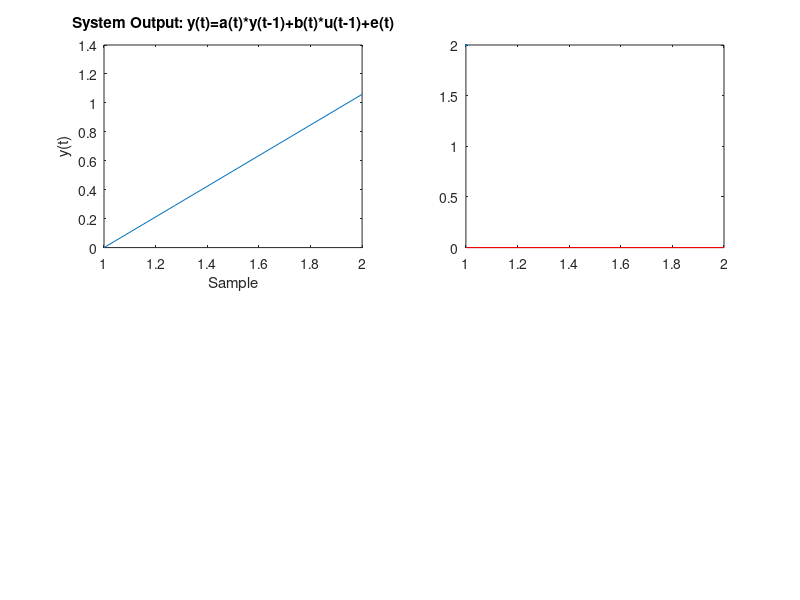

The MATLAB script that drew this image: (Note: this script raises an error after producing the figure.)
clc,clear all,close all
% Kalman Filter Based System Identification
% Written By: Rasit
% Date: 21-Jul-2024
%% ARX Model: y(t)=a(t)*y(t-1)+b(t)*u(t-1)+e(t)
true_a = 0.5;
true_b = 0.7;
e_t = .1*randn;   % Output Noise
NoD = 100;
u = randn(NoD, 1);  % Random Input Signal 
y = zeros(NoD, 1);  % System Response


theta = zeros(3,NoD);  % Kalman States
P = 1e3*eye(3);    % Estimation Noise Cov Matrix
Q = 1e1*eye(3);    % Process Noice Cov Matrix
R = 1e-1;          % Measurement Noise Cov Matrix
theta_hat = [0 0 0]';

figure('units', 'normalized', 'outerposition', [0 0 1 1], 'color', 'w')
for t = 2:NoD
    y(t) = true_a*y(t-1)+true_b*u(t-1)+e_t;  % System Response

    if t > 50    % Time Varying Parameters
        true_a = 1;
        true_b = 1.4;
    end
    phi = [y(t-1); u(t-1); 1];            % Regressor Matrix

    % Prediction
    theta_hat = theta_hat;
    P = P+Q;

    % Correction
    K = P*phi/(phi'*P*phi+R);    % Kalman Gain
    S = y(t)-(phi'*theta_hat);   % Innovation
    theta_hat = theta_hat+K*S;
    P = (eye(size(theta,1))-K*phi')*P;
    theta(:, t) = theta_hat;

    clf
    subplot(221)
    plot(1:t,y(1:t))
    title("System Output: y(t)=a(t)*y(t-1)+b(t)*u(t-1)+e(t)")
    xlabel('Sample'),ylabel('y(t)');

    subplot(222)
    plot(1:t, theta(1,1:t),"r",LineWidth=2),hold on
    yline(true_a,"b"),xline(50,"b")
    title('Estimated System Parameters');
    xlabel('Sample'),ylabel('a(t)'),axis([-1 101 -.1 1.5])
    legend("Estimated Parameter","Real Parameter")

    subplot(223)
    plot(1:t, theta(2,1:t),"r",LineWidth=2),hold on
    yline(true_b,"b"),xline(50,"b")
    title('Estimated System Parameters');
    xlabel('Sample'),ylabel('b(t)'),axis([-1 101 -.1 1.75])
    legend("Estimated Parameter","Real Parameter")

    subplot(224)
    plot(1:t, theta(3,1:t),"r",LineWidth=2),hold on
    yline(e_t,"b"),xline(50,"b")
    title('Estimated System Parameters');
    xlabel('Sample'),ylabel('e(t)'),axis([-1 101 -.5 1.5])
    legend("Estimated Parameter","Real Parameter")
    drawnow
end



